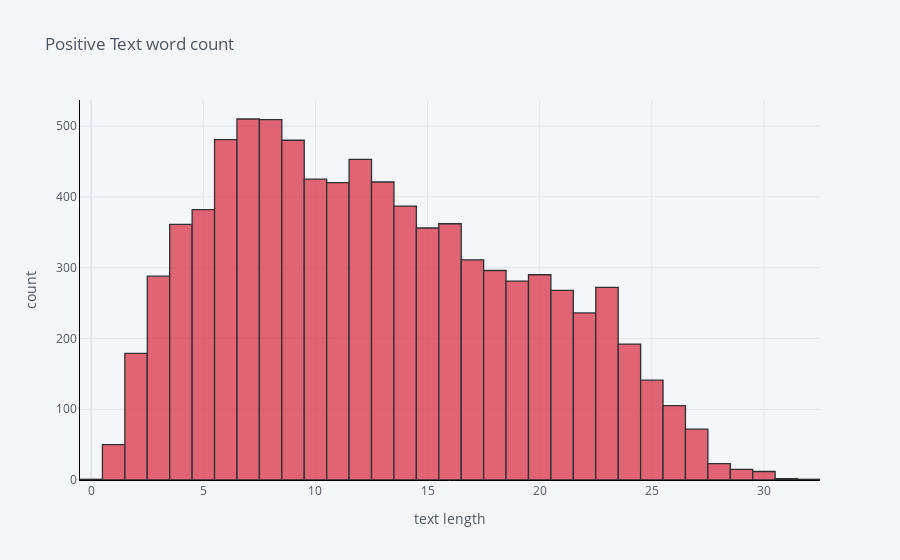
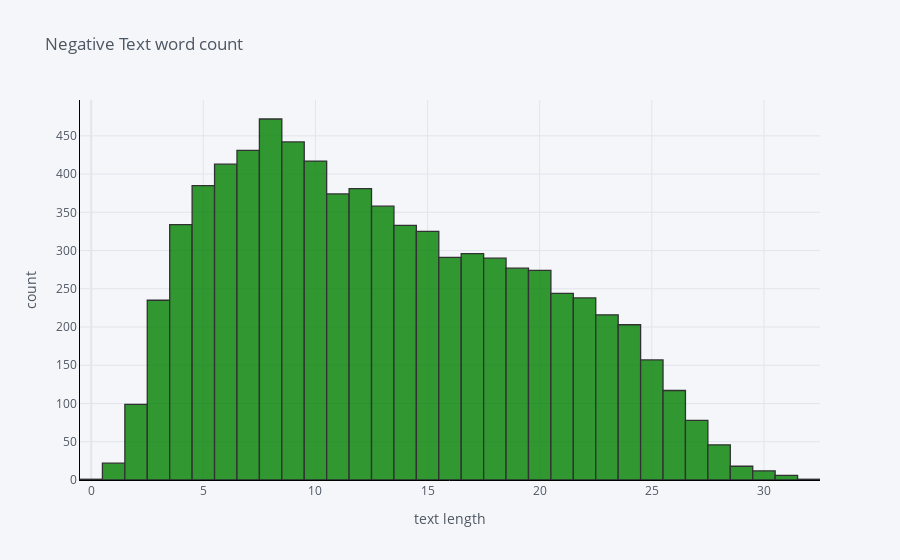

Notebook code for these charts, in order:
### Markdown cell above
## 5.2  Text word count analysis

### Code cell
pos['text_word_count'].iplot(
    kind='hist',
    bins=50,
    xTitle='text length',
    linecolor='black',
    color='red',
    yTitle='count',
    title='Positive Text word count')

neg['text_word_count'].iplot(
    kind='hist',
    bins=50,
    xTitle='text length',
    linecolor='black',
    color='green',
    yTitle='count',
    title='Negative Text word count')
neutral['text_word_count'].iplot(
    kind='hist',
    bins=50,
    xTitle='text length',
    linecolor='black',
    yTitle='count',
    title='Neutral Text word count')

### Figure 1 — Plotly figure (JSON) as saved in the notebook; plotly's stock layout.template omitted (floating-point values rounded to 4 significant figures; data arrays with more than 128 entries replaced by an {"elided": "..."} marker saying what was removed)
{"data": [{"histfunc": "count", "histnorm": "", "marker": {"color": "rgba(219, 64, 82, 1.0)", "line": {"color": "#000000", "width": 1.3}}, "name": "text_word_count", "nbinsx": 50, "opacity": 0.8, "orientation": "v", "type": "histogram", "x": {"elided": "8582 int values"}}], "layout": {"barmode": "overlay", "legend": {"bgcolor": "#F5F6F9", "font": {"color": "#4D5663"}}, "paper_bgcolor": "#F5F6F9", "plot_bgcolor": "#F5F6F9", "title": {"font": {"color": "#4D5663"}, "text": "Positive Text word count"}, "xaxis": {"gridcolor": "#E1E5ED", "linecolor": "black", "showgrid": true, "tickfont": {"color": "#4D5663"}, "title": {"font": {"color": "#4D5663"}, "text": "text length"}, "zerolinecolor": "#E1E5ED"}, "yaxis": {"gridcolor": "#E1E5ED", "linecolor": "black", "showgrid": true, "tickfont": {"color": "#4D5663"}, "title": {"font": {"color": "#4D5663"}, "text": "count"}, "zerolinecolor": "#E1E5ED"}}}

### Figure 2 — Plotly figure (JSON) as saved in the notebook; plotly's stock layout.template omitted (floating-point values rounded to 4 significant figures; data arrays with more than 128 entries replaced by an {"elided": "..."} marker saying what was removed)
{"data": [{"histfunc": "count", "histnorm": "", "marker": {"color": "rgba(0, 128, 0, 1.0)", "line": {"color": "#000000", "width": 1.3}}, "name": "text_word_count", "nbinsx": 50, "opacity": 0.8, "orientation": "v", "type": "histogram", "x": {"elided": "7786 int values"}}], "layout": {"barmode": "overlay", "legend": {"bgcolor": "#F5F6F9", "font": {"color": "#4D5663"}}, "paper_bgcolor": "#F5F6F9", "plot_bgcolor": "#F5F6F9", "title": {"font": {"color": "#4D5663"}, "text": "Negative Text word count"}, "xaxis": {"gridcolor": "#E1E5ED", "linecolor": "black", "showgrid": true, "tickfont": {"color": "#4D5663"}, "title": {"font": {"color": "#4D5663"}, "text": "text length"}, "zerolinecolor": "#E1E5ED"}, "yaxis": {"gridcolor": "#E1E5ED", "linecolor": "black", "showgrid": true, "tickfont": {"color": "#4D5663"}, "title": {"font": {"color": "#4D5663"}, "text": "count"}, "zerolinecolor": "#E1E5ED"}}}
